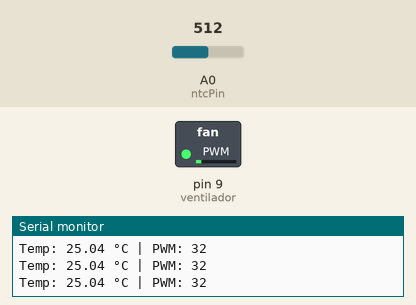
The sketch below on a simulated Arduino Uno, built with avr-gcc and run on an emulated ATmega328P. Parts: switched loads named in the sketch (green lamp = pin HIGH), the last lines printed to the serial monitor. Inputs (shaded band) come from the test bench; at power-on: A0 (ntcPin) = 512.

Above: at 1.2 s.
1.3 s: A0 (ntcPin) set to 716
At 2.7 s:
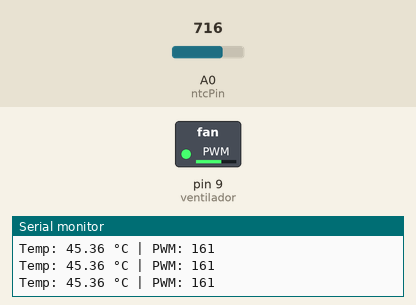
3.0 s: A0 (ntcPin) set to 900
At 4.1 s:
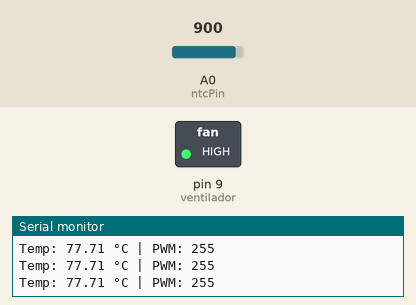
4.5 s: A0 (ntcPin) set to 1009
6.0 s: A0 (ntcPin) set to 1023
At 6.9 s:
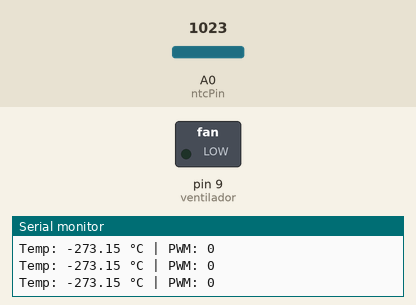
Timing chart, 0 to 8.5 s (numbered marks = the images above; inputs shaded):
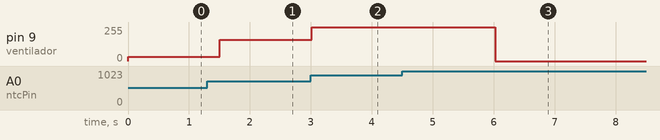

Measured:
- the behaviour switches between 1022 and 1023 on A0 (ntcPin) (found by bisection; images 2 and 3)
- after the input at 1.3 s, pin 9 (ventilador): 32/255 → 161/255 after 0.21 s
- after the input at 3.0 s, pin 9 (ventilador): 161/255 → 255/255 at once
- after the input at 6.0 s, pin 9 (ventilador): 255/255 → 0/255 at once

The sketch:

exercicio24.INO.ino
```cpp
const int ntcPin    = A0;
const int ventilador = 9;

const float R_FIXO   = 10000.0;
const float R_NOM    = 10000.0;
const float TEMP_NOM = 25.0;
const float BETA     = 3950.0;


const float TEMP_MIN = 20.0;
const float TEMP_MAX = 60.0;

float lerTemperatura() {
  int leitura  = analogRead(ntcPin);
  float resist = R_FIXO * (1023.0 / leitura - 1.0);
  float tempK  = 1.0 / ((1.0 / (TEMP_NOM + 273.15)) +
                 (1.0 / BETA) * log(resist / R_NOM));
  return tempK - 273.15;
}

void setup() {
  pinMode(ventilador, OUTPUT);
  Serial.begin(9600);
}

void loop() {
  float temp = lerTemperatura();
  int pwm    = (int)((temp - TEMP_MIN) / (TEMP_MAX - TEMP_MIN) * 255.0);
  pwm        = constrain(pwm, 0, 255);

  analogWrite(ventilador, pwm);

  Serial.print("Temp: "); Serial.print(temp);
  Serial.print(" °C | PWM: "); Serial.println(pwm);

  delay(300);
}
```
